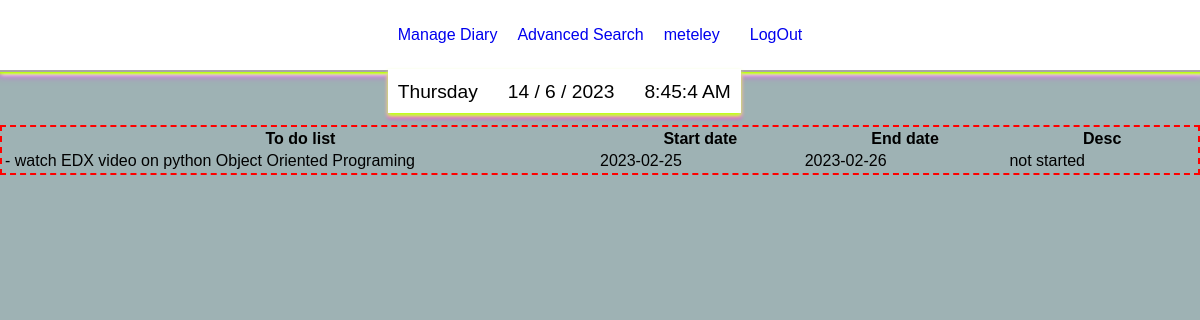
The app's page /todo (signed in), older data.
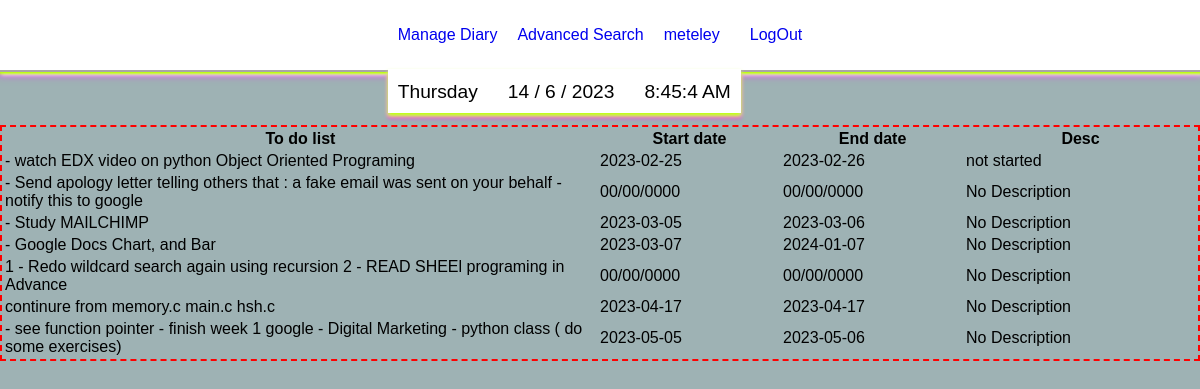
The same page, newer data.
### tables this page shows
CREATE TABLE users (id INTEGER PRIMARY KEY AUTOINCREMENT NOT NULL, username TEXT NOT NULL, hash TEXT NOT NULL, fname type text, lname type text, useremail text, dateregistered type text, dateofbirth type text, primaryphone type text, country type text, secondaryphone type text, city type text, gender type text, facebookaddress type text, telegramaddress type text, instagramaddress type text, twitteraddress type text, useraddress type text, numberofprofilechanges type integer default 0, emailconfirmed type text default 'False');

CREATE TABLE userdiarycatagory (udc_id INTEGER PRIMARY KEY AUTOINCREMENT NOT NULL, ud_id INTEGER NOT NULL, c_id INTEGER NOT NULL, catagory_insertion_time type text, catagory_insertion_date type text, number_of_edits_made type integer default 0, FOREIGN KEY(ud_id) REFERENCES userdiary(ud_id), FOREIGN KEY(c_id) REFERENCES catagory(catagory_id));

CREATE TABLE diary
(diary_id INTEGER PRIMARY KEY AUTOINCREMENT NOT NULL,
diary_content TEXT,
diary_status TEXT DEFAULT Active, description type text);

CREATE TABLE userdiary
(ud_id INTEGER PRIMARY KEY AUTOINCREMENT NOT NULL,
d_id INTEGER,
u_id INTEGER,
given_date TEXT DEFAULT CURRENT_TIMESTAMP,
diary_written_date type text, diary_written_time type text, given_time type text, number_of_edits type integer default 0, end_date type TEXT, start_date type TEXT,
FOREIGN KEY(d_id) REFERENCES diary(diary_id),
FOREIGN KEY(u_id) REFERENCES users(id));

### app.py (the view)
@app.route("/todo", methods=["GET", "POST"])  # type: ignore
@login_required
def viewtodo():
    if request.method == "POST":
        return render_template("todo.html")
    else:
        todolist = db.execute("SELECT * FROM diary JOIN userdiary ON diary.diary_id = userdiary.d_id JOIN userdiarycatagory ON userdiarycatagory.ud_id = userdiary.ud_id JOIN catagory ON catagory.catagory_id = userdiarycatagory.c_id JOIN catagorytype ON catagorytype.catagory_type_id =catagory.cat_type_id WHERE u_id = ? and catagory_type_name = ? and diary_status = ?",
                              session["user_id"], "My Todo List", "Active")
        return render_template("todo.html", current_user_name=global_user_name(), todolist=todolist)

### app.py (called while the page is built)
def login_required(f):
    @wraps(f)
    def decorated_function(*args, **kwargs):
        if not session.get('logged_in'):
            return redirect('/login')
        return f(*args, **kwargs)
    return decorated_function

def global_user_name():
    current_user_name = db.execute(
        "SELECT username FROM users WHERE id = ?", session["user_id"])
    return (current_user_name)

@app.after_request
def after_request(response):
    response.headers["Cache-Control"] = "no-cache, no-store, must-revalidate"
    response.headers["Expires"] = 0
    response.headers["Pragma"] = "no-cache"
    return response

### templates/todo.html
{% extends "layout.html" %}
{% block main %}
<div class="width-100 border-red margin-s">
  {%if todolist %}
        <table class = " width-100">
          <thead>
            <tr>
            <th class="width-50">To do list</th>
            <th> Start date</th>
            <th>End date</th>
            <th>Desc</th>
          </tr>
          </thead>
          <tbody>
            {% for todo in todolist %}
          <tr>
          <td>{{todo["diary_content"]}}</td>
          <td>{{todo["start_date"]}}</td>
          <td>{{todo["end_date"]}}</td>
          <td>{{todo["description"]}}</td>
        </tr>
        {% endfor %}
          </tbody>
        </table>
  {% endif %}
</div>
{% endblock %}

### templates/layout.html (shortened to what this page needs)
<!DOCTYPE html>
<html lang="en">
    <head>
        <link rel="stylesheet" type="text/css" href="../static/virtual-select.min.css">
        <link rel="stylesheet" href="static/style.css">
    </head>
    <body onload = "showedited(); loadCatagories()">
        <div class="container">
            <div class="header magenta-box-shadow">
              <div class = "">
                <ul class = "date-time nav flex-horizontal  white-background clock-box-shadow">
                  <li id="day" class = "nav-list"></li>
                  <li id="today" class = "nav-list"></li>
                  <li id="clock" class = "nav-list"></li>
                </ul>
              </div>
                {% if session["user_id"] %}
                <ul class="nav">
                    <li class="nav-down"> <a href= "/managediary">Manage Diary</a>
                    </li>
                </ul>
                <ul class="nav">
                    <li><a href="/search">Advanced Search </a></li>
                </ul>
                <ul class="nav">
                    <li class="nav-down">  <a href="/manageprofile"> {% if current_user_name %} {{current_user_name[0]["username"]}} {% endif %}</a>
                    </li>
                    <li >   <a href="/logout">LogOut</a> </li>
                </ul>
                    {% endif %}
            </div>
                        <div class = "image-diary">
                        <div class="center-body">
                                {% block main %}
                                {% endblock %}
                        </div>
                      </div>
                    </div>
                </body>
    </html>

### static/style.css (style rules this page uses)
*, *::before, *::after { font-family: Arial, Helvetica, sans-serif; box-sizing: border-box; }
body { margin: 0; padding: 0; background-color: rgb(158, 178, 180); }
.container { position: relative; margin-top: 120px; width: 100%; height: fit-content; font-family: cursive, arial; }
.header { position: fixed; width: 100%; background-color: white; top: 0px; display: flex; border-bottom: 2px solid rgb(170, 166, 166); justify-content: center; z-index: 11; }
.nav { position: relative; display: flex; gap: 10px; list-style: none; justify-content: center; padding-right: 10px; z-index: 1; }
.date-time { position: absolute; top: 50px; }
.center-body { background-size: contain; background-repeat:no-repeat; background-position: center center; display: flex; flex-direction: column; top: 0px; left: 0px; width: 100%; height: 100%; justify-content: flex-start; align-items: center; z-index: -1; margin: 0px 0px; }
.header ul, .max-content { width: max-content; padding: 0px; }
a { text-decoration: none; }
.nav-down { padding: 10px; }
ul li { padding: 10px 10px; }
li { border-color: 2px solid blue; }
.flex-horizontal { display: flex; flex-wrap: nowrap; justify-content: flex-start; align-items: flex-start; font-size: 1.2rem; }
.margin-s { margin: 5px; }
.width-50 { width: 50%; }
.width-100 { width: 100%; }
.border-red { border: 2px dashed red; }
.white-background { background: white; }
.magenta-box-shadow { box-shadow: 0 2px 2px 2px rgb(188, 255, 6), 2px 2px 4px 1px rgb(250, 252, 252), 0px 2px 8px 2px magenta; }
.clock-box-shadow { border-top: 2px solid white; box-shadow: 0px 3px 4px 0px rgb(188, 255, 6), 0px 3px 4px 0px rgb(250, 252, 252), 0px 5px 4px 0px magenta; }
.magenta-box-shadow { box-shadow: 0 0 2px 2px rgb(188, 255, 6), 2px 2px 4px 1px rgb(250, 252, 252), 0px 0px 8px 2px magenta; }
table, tr, td, th { border: 0px dashed green; }

Row changes from the older to the newer data that the page shows:
added userdiarycatagory: diary_content "- Send apology letter telling others that : a fake email was sent on your behalf - notify this to google", start_date "00/00/0000", end_date "00/00/0000", description "No Description"
added userdiarycatagory: diary_content "- Study MAILCHIMP", start_date "2023-03-05", end_date "2023-03-06", description "No Description"
added userdiarycatagory: diary_content "- Google Docs Chart, and Bar", start_date "2023-03-07", end_date "2024-01-07", description "No Description"
added userdiarycatagory: diary_content "1 - Redo wildcard search again using recursion 2 - READ SHEEl programing in Advance", start_date "00/00/0000", end_date "00/00/0000", description "No Description"
added userdiarycatagory: diary_content "continure from memory.c main.c hsh.c", start_date "2023-04-17", end_date "2023-04-17", description "No Description"
added userdiarycatagory: diary_content "- see function pointer - finish week 1 google - Digital Marketing - python class ( do some exercises)", start_date "2023-05-05", end_date "2023-05-06", description "No Description"
